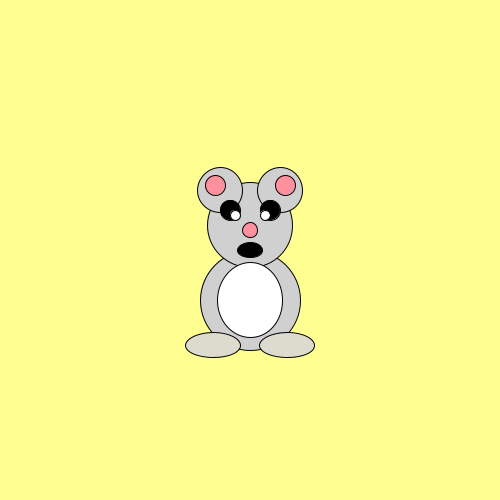
Frame 1 (no input)
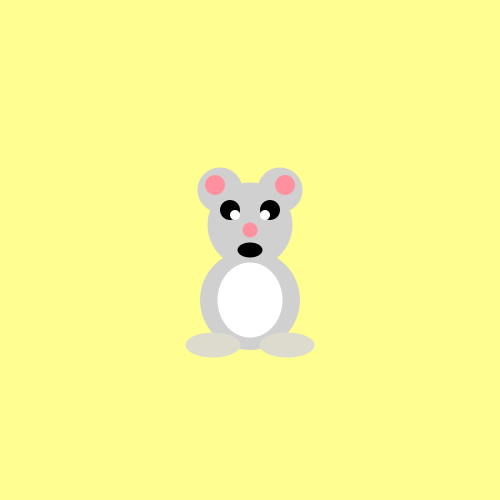
Frame 60 (the mouse pressed at the canvas centre just before this capture)
Frame 120 (the mouse held since frame 60 and released just before this capture): identical to frame 60, image omitted

The Processing sketch that drew these frames (run headless with seeded random() and noise(); from frame 60 on, the mouse is pressed at the canvas centre):

// Processing sketch: dibujo_1
// ── dibujo_1.pde
void setup(){
size (500,500);
}
void draw (){
  background (#FFFF91);
  
  translate (250,250);
//Base del cuerpo
fill (#D0D0D0);
ellipse (0,50,100,100);
ellipse (0,-25,85,85);
fill(255);
ellipse(0,50,65,75);
//Orejas
fill (#D0D0D0);
ellipse (30,-60,45,45);
ellipse (-30,-60,45,45);
//Cara
fill(#FF919F);
ellipse (0,-20,15,15);
fill(0);
ellipse(20,-40,20,20);
fill(255);
ellipse(15,-35,10,10);
fill(0);
ellipse(-20,-40,20,20);
fill(255);
ellipse(-15,-35,10,10);
fill(0);
ellipse( 0,0,25,15);
//Orejas
fill(#FF919F);
ellipse (35,-65,20,20);
ellipse (-35,-65,20,20);
//Extremidades
fill(#DDDACE);
ellipse(-37,95,55,25);
ellipse(37,95,55,25);







noStroke();
}
